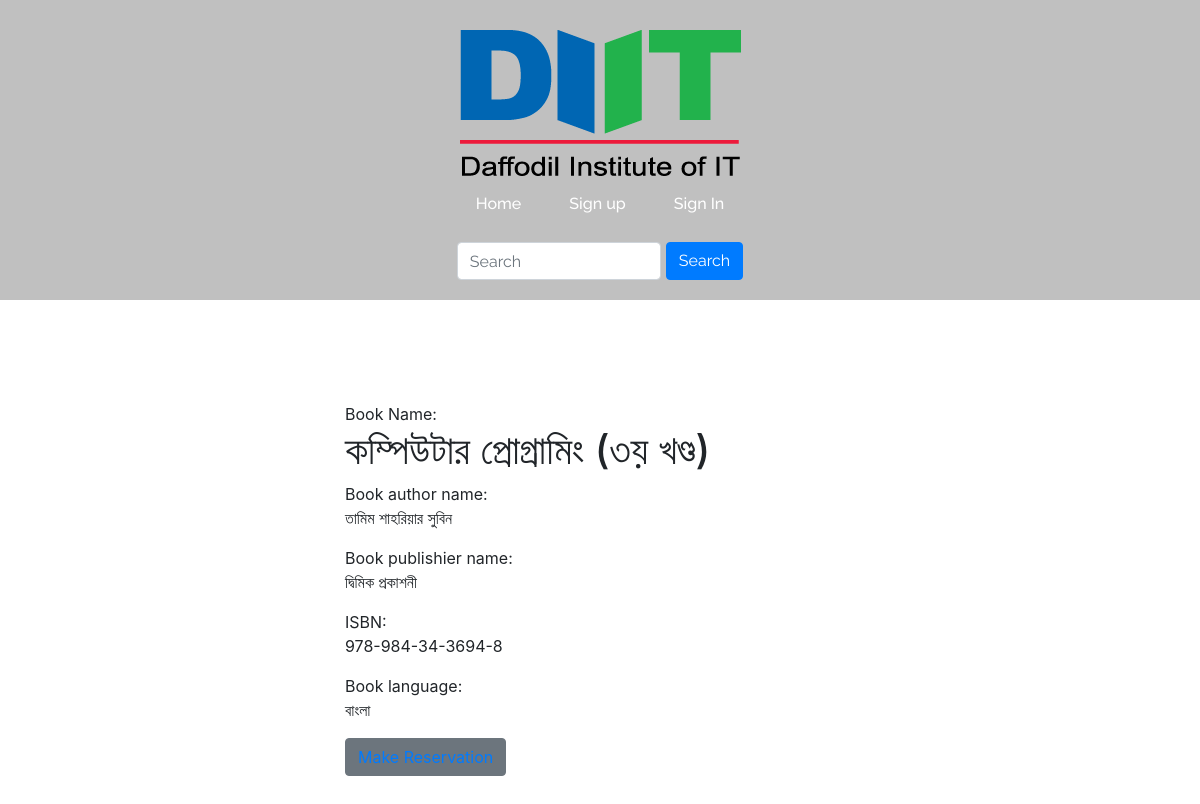
Page /details/b2f31811-7fce-432d-b272-656d0531ec69 on the committed database.
### book/models.py (models this page shows, shortened)
class BookDetail(models.Model):
    id = models.UUIDField(
                        primary_key=True,
                        default=uuid.uuid4,
                        editable=False)
    isbn=models.CharField(max_length=300)
    title=models.CharField(max_length=300)
    publisher=models.CharField(max_length=300)
    language=models.CharField(max_length=100)
    author=models.CharField(max_length=100)
    cover = models.ImageField(upload_to='covers/',null=True)

### book/views.py (the view)
# urls.py: path('details/<uuid:id>', Book_Details, name='book_details'),
def Book_Details(request, id):
    context={}
    n=BookDetail.objects.get(id=id)
    context['books']=n
    return render(request,'book_details.html',context)

### templates/book_details.html (shortened to what this page needs)
{% extends '__base.html' %}
{% block content %}
    <br>
    <br>
    <br><br>
      <div class="custom_container">
    Book Name: <h1>{{books.title}}</h1>
    Book author name: <p>{{books.author}}</p>
    Book publishier name: <p>{{books.publisher}}</p>
    ISBN: <p>{{books.isbn}}</p>
    Book language:  <p>{{books.language}}</p>
    <button type="button" class="btn btn-secondary"><a href="{% url 'reservation' books.id%}">Make Reservation</a></button>
        </div>
{% endblock content %}

### assets/base/css/Responsive-Sticky-Navigation-1.css (style rules this page uses)
html, body { margin: 0; padding: 0; }

### templates/book_details.html (style rules this page uses)
.custom_container { margin-top: 130px; }
@media only screen and (min-width: 1100px) { .custom_container { margin-left: 300px; margin-right: auto; margin-bottom: 10px; } }

### rows in the picture
BookDetail: title "কম্পিউটার প্রোগ্রামিং (৩য় খণ্ড)", author "তামিম শাহরিয়ার সুবিন", publisher "দ্বিমিক প্রকাশনী", isbn "978-984-34-3694-8", language "বাংলা"
